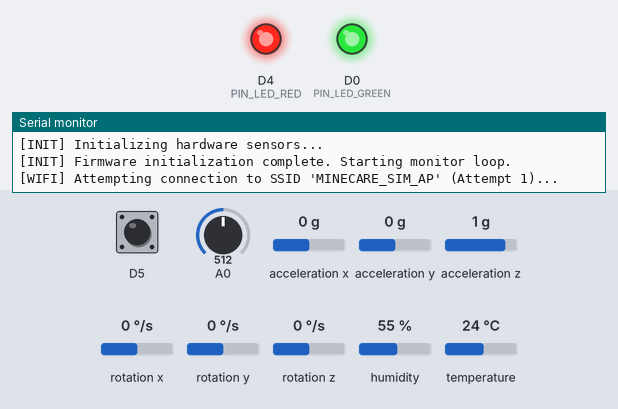
This program was run on a simulated ESP8266 (NodeMCU). Shown: output pins drawn as LEDs (lit = HIGH), the last lines printed to the serial monitor. Wiring (inferred from the names in the program): MPU-6050 motion sensor at I2C address 0x68. Dashed ring = blinking. The inputs (shaded band) are chosen by the test bench; at power-on: acceleration x 0 g, temperature 24 °C, D5 HIGH, A0 = 512, acceleration y 0 g, acceleration z 1 g, rotation x 0 °/s, rotation y 0 °/s, rotation z 0 °/s, humidity 55 %. WiFi joins after 1.5 s; servers stay silent unless stated; uploads are accepted with an empty reply; the local clock reads 2024-03-15 10:24:30 at power-on unless the program sets it.

Above: at 1.6 s.
1.7 s: acceleration x set to -1 g
4.1 s: acceleration x set to -1.3 g
At 5.17 s:
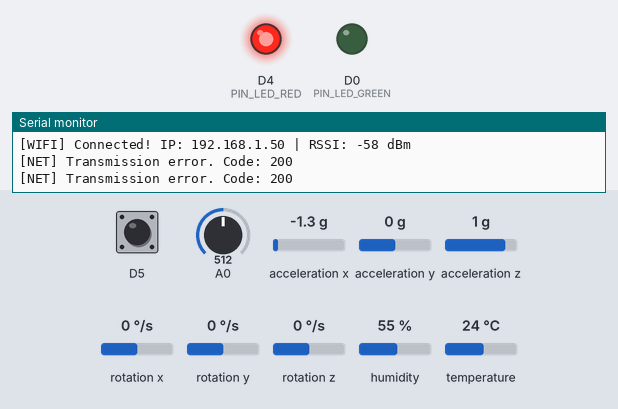
7.6 s: acceleration x set to -0.8 g
At 8.4 s:
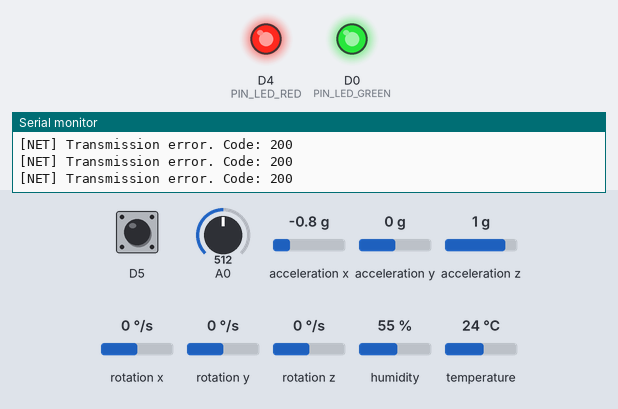
9.1 s: temperature set to 39.5 °C
11.7 s: temperature set to 40.4 °C
At 13.4 s:
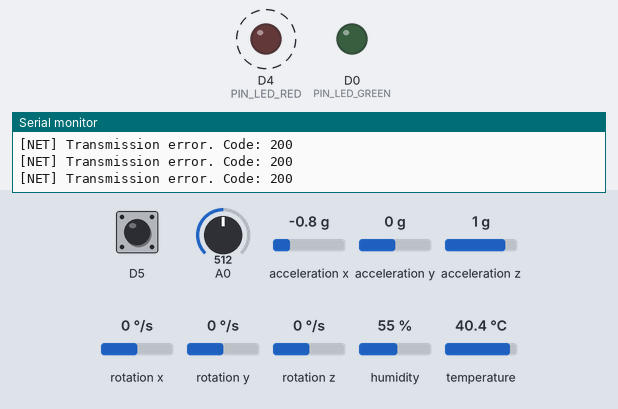
16.6 s: D5 pulled LOW for 0.15 s
Timing chart, 0 to 21.1 s (numbered marks = the images above; inputs shaded):
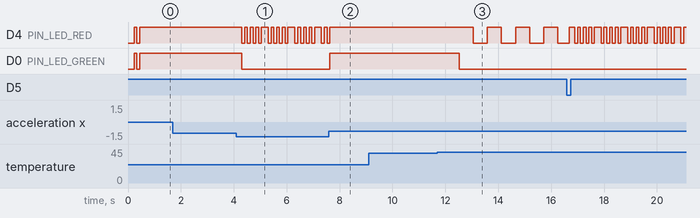

The program:

main.cpp
```cpp
#include <Arduino.h>
#include "config.h"
#include "types.h"
#include "SafetyLogic.h"
#include "TelemetryFormatter.h"
#include "BackoffStrategy.h"
#include "SensorManager.h"
#include "NetworkClient.h"
#include "TimeManager.h"

// =============================================================================
// GLOBAL SUBSYSTEM CONTROLLERS
// =============================================================================
static SensorManager sensorMgr;
static NetworkClient networkClient;
static TimeManager timeMgr;
static BackoffStrategy backoff(BACKOFF_BASE_MS, BACKOFF_MAX_MS);

// Timing state
static unsigned long lastSensorPollMs = 0;
static unsigned long lastTelemetryTransmitMs = 0;
static uint32_t currentTransmitDelayMs = TELEMETRY_INTERVAL_NOMINAL_MS;

// Actuator blink timers
static unsigned long lastBlinkMs = 0;
static bool blinkState = false;

// Cached safety state
static SafetyEvaluationResult currentSafety;

// =============================================================================
// ACTUATOR DRIVER
// =============================================================================
static void applyActuatorOutputs(const ActuatorState& outputs, SafetyStatus status) {
    unsigned long now = millis();

    switch (status) {
        case STATUS_DANGER:
            LED_GREEN_OFF();
            // Strobe Red LED (100ms ON / 100ms OFF)
            if (now - lastBlinkMs >= 100) {
                lastBlinkMs = now;
                blinkState = !blinkState;
                if (blinkState) {
                    LED_RED_ON();
                    BUZZER_ON();
                } else {
                    LED_RED_OFF();
                    BUZZER_OFF();
                }
            }
            break;

        case STATUS_WARNING:
            LED_GREEN_OFF();
            BUZZER_OFF();
            // Slow pulse Red LED (500ms ON / 500ms OFF)
            if (now - lastBlinkMs >= 500) {
                lastBlinkMs = now;
                blinkState = !blinkState;
                if (blinkState) LED_RED_ON();
                else LED_RED_OFF();
            }
            break;

        case STATUS_SENSOR_FAULT:
            LED_GREEN_OFF();
            BUZZER_OFF();
            // Rapid double blink Red LED (200ms)
            if (now - lastBlinkMs >= 200) {
                lastBlinkMs = now;
                blinkState = !blinkState;
                if (blinkState) LED_RED_ON();
                else LED_RED_OFF();
            }
            break;

        case STATUS_SAFE:
        default:
            LED_GREEN_ON();
            LED_RED_OFF();
            BUZZER_OFF();
            break;
    }
}

// =============================================================================
// SETUP
// =============================================================================
void setup() {
    Serial.begin(115200);
    delay(200);

    Serial.println();
    Serial.println("==================================================");
    Serial.println("   MINECARE SMART HELMET — ESP8266 FIRMWARE v1.0   ");
    Serial.println("   Continuous Subterranean Life-Safety System     ");
    Serial.println("==================================================");
    Serial.printf("[INIT] Helmet ID: %s\n", MINECARE_HELMET_ID);
    Serial.printf("[INIT] Backend:   %s\n", MINECARE_BACKEND_URL);
    Serial.printf("[INIT] Pinout: Green=D0(16), DHT=D2(4), Red=D4(2), SOS=D5(14)[PULLUP], I2C=D6/D7(12/13), MQ2=A0; Buzzer: NOT USED\n");
    Serial.println("[SECURITY] Credentials loaded from secure storage (redacted)");

    // Configure GPIOs (Buzzer is deactivated/not used; D5 is reserved strictly for SOS INPUT_PULLUP)
    pinMode(PIN_LED_GREEN, OUTPUT);
    pinMode(PIN_LED_RED, OUTPUT);

    // Initial safe states
    LED_GREEN_OFF();
    LED_RED_OFF();

    // Visual self-test diagnostic (150ms)
    LED_GREEN_ON();
    delay(100);
    LED_GREEN_OFF();
    LED_RED_ON();
    delay(100);
    LED_RED_OFF();

    // Initialize subsystems
    Serial.println("[INIT] Initializing hardware sensors...");
    bool sensorsOk = sensorMgr.begin();
    if (!sensorsOk) {
        Serial.println("[WARN] Sensor bus warning: MPU6050 did not respond on I2C. Operating in degraded mode.");
    }

    // Configure network
    networkClient.configure(
        MINECARE_BACKEND_URL,
        MINECARE_DEVICE_TOKEN,
        MINECARE_WIFI_SSID,
        MINECARE_WIFI_PASSWORD
    );

    // Initialize NTP
    timeMgr.begin();

#ifdef MINECARE_DEMO_BENCH_MODE
    Serial.println("[DEMO_MODE] !!! WARNING: FIRMWARE COMPILED IN DEMO BENCH TEST MODE !!!");
    Serial.println("[DEMO_MODE] Telemetry packets tagged as test-generated. Physical safety certified mode inactive.");
#endif

    Serial.println("[INIT] Firmware initialization complete. Starting monitor loop.");
}

// =============================================================================
// MAIN EXECUTION LOOP
// =============================================================================
void loop() {
    unsigned long now = millis();

    // 1. High-frequency sensor scan & local life-safety response (20 Hz)
    if (now - lastSensorPollMs >= SENSOR_SAMPLE_INTERVAL_MS || lastSensorPollMs == 0) {
        lastSensorPollMs = now;

        SensorReadings readings = sensorMgr.readAll();

#ifdef MINECARE_DEMO_BENCH_MODE
        static unsigned long lastDemoCycleMs = 0;
        static uint8_t demoState = 0;
        if (now - lastDemoCycleMs >= 15000) {
            lastDemoCycleMs = now;
            demoState = (demoState + 1) % 5;
        }
        if (demoState == 1) readings.rawGasValue = 920;      // Simulated High Gas (> 800)
        else if (demoState == 2) readings.temperature = 43.0f; // Simulated High Temp (> 40.0°C)
        else if (demoState == 3) { readings.totalAcceleration = 22.0f; readings.fallDetected = true; } // Simulated Fall (> 15 m/s²)
        else if (demoState == 4) readings.sosPressed = true; // Simulated SOS
#endif

        currentSafety = SafetyLogic::evaluate(readings);

        // Immediate autonomous actuator control (zero dependency on network latency)
        applyActuatorOutputs(currentSafety.outputs, currentSafety.status);
    }

    // 2. Ensure non-blocking Wi-Fi connectivity
    networkClient.ensureWifiConnected();

    // 3. Telemetry Ingestion Pipeline
    // Increase frequency during DANGER/SOS, otherwise use nominal interval
    uint32_t activeInterval = (currentSafety.status == STATUS_DANGER)
        ? TELEMETRY_INTERVAL_EMERGENCY_MS
        : currentTransmitDelayMs;

    if (now - lastTelemetryTransmitMs >= activeInterval || lastTelemetryTransmitMs == 0) {
        lastTelemetryTransmitMs = now;

        if (networkClient.isWifiReady()) {
            SensorReadings readings = sensorMgr.readAll();

            // Construct telemetry packet
            TelemetryPacket packet;
            uint32_t seq = timeMgr.getNextSequenceNumber();
            snprintf(packet.packetId, sizeof(packet.packetId), "PKT-%s-%lu", MINECARE_HELMET_ID, (unsigned long)seq);
            strncpy(packet.helmetId, MINECARE_HELMET_ID, sizeof(packet.helmetId) - 1);
            packet.helmetId[sizeof(packet.helmetId) - 1] = '\0';

            timeMgr.getIsoTimestamp(packet.timestamp, sizeof(packet.timestamp));
            packet.sequenceNumber = seq;
            packet.readings = readings;
            packet.batteryVolts = 4.10f; // Nominal LiPo battery voltage
            packet.rssi = networkClient.getRssi();

            // Format JSON payload
            char jsonBuffer[512];
            int written = TelemetryFormatter::formatJson(packet, jsonBuffer, sizeof(jsonBuffer));

            if (written > 0) {
                // Transmit authenticated packet
                HttpResponseResult res = networkClient.postTelemetry(jsonBuffer);

                // Update backoff strategy
                currentTransmitDelayMs = backoff.handleResponse(res, now);

                // If backend returned authoritative outputs and local state is NOT critical DANGER,
                // synchronize with surface control room
                if (res.hasServerActuators && currentSafety.status != STATUS_DANGER) {
                    currentSafety.outputs = res.serverActuators;
                }

                // Clear latched fall impact and latched SOS emergency upon successful backend acceptance (HTTP 201)
                if (res.success) {
                    sensorMgr.clearFallLatch();
                    sensorMgr.clearSosLatch();
                }
            }
        }
    }

    // Cooperative multitasking: yield to ESP8266 background Wi-Fi and TCP stack
    yield();
    delay(10);
}
```

BackoffStrategy.h
```cpp
#ifndef MINECARE_BACKOFF_STRATEGY_H
#define MINECARE_BACKOFF_STRATEGY_H

#include <stdint.h>
#include "types.h"

/**
 * Pure, bounded exponential backoff calculator with jitter and HTTP status handling.
 */
class BackoffStrategy {
private:
    uint32_t currentAttempt;
    uint32_t baseMs;
    uint32_t maxMs;

public:
    BackoffStrategy(uint32_t base = 1000, uint32_t max = 30000);

    /**
     * Calculates delay in milliseconds based on attempt count with pseudo-jitter.
     */
    static uint32_t computeDelayMs(uint32_t attempt, uint32_t base, uint32_t max, uint32_t seed);

    /**
     * Processes HTTP response result and determines next delay before retry.
     */
    uint32_t handleResponse(const HttpResponseResult& response, uint32_t seed = 0);

    /**
     * Resets backoff state after successful transmission.
     */
    void reset();

    /**
     * Returns current retry attempt counter.
     */
    uint32_t getAttemptCount() const { return currentAttempt; }
};

#endif // MINECARE_BACKOFF_STRATEGY_H
```

NetworkClient.h
```cpp
#ifndef MINECARE_NETWORK_CLIENT_H
#define MINECARE_NETWORK_CLIENT_H

#include "types.h"
#include <stddef.h>

/**
 * Robust HTTPS networking client for ESP8266.
 * Implements bounded timeouts, header authentication with X-Device-Token,
 * safe secret handling, and structured response parsing.
 */
class NetworkClient {
private:
    char backendUrl[128];
    char deviceToken[96];
    char wifiSsid[64];
    char wifiPassword[64];
    bool isConnected;
    unsigned long lastWifiAttemptMs;
    uint32_t wifiRetryCount;

public:
    NetworkClient();

    /**
     * Configures network endpoints and credentials.
     */
    void configure(const char* url, const char* token, const char* ssid, const char* password);

    /**
     * Initiates Wi-Fi connection with non-blocking check.
     */
    bool ensureWifiConnected();

    /**
     * Transmits serialized JSON telemetry packet to /api/v1/telemetry.
     * @param jsonPayload Serialized JSON string
     * @return Structured response status and server directives
     */
    HttpResponseResult postTelemetry(const char* jsonPayload);

    /**
     * Checks if Wi-Fi is currently connected with valid IP.
     */
    bool isWifiReady() const;

    /**
     * Returns current Wi-Fi RSSI (dBm).
     */
    int getRssi() const;
};

#endif // MINECARE_NETWORK_CLIENT_H
```

SafetyLogic.h
```cpp
#ifndef MINECARE_SAFETY_LOGIC_H
#define MINECARE_SAFETY_LOGIC_H

#include "types.h"

/**
 * Pure, deterministic safety evaluation logic.
 * Free from hardware I/O dependencies for unit-testing.
 */
class SafetyLogic {
public:
    /**
     * Computes vector magnitude of 3-axis acceleration: sqrt(ax^2 + ay^2 + az^2)
     */
    static float computeTotalAcceleration(float ax, float ay, float az);

    /**
     * Evaluates full sensor readings against prototype thresholds.
     * Enforces strict precedence: DANGER > WARNING > SENSOR_FAULT > SAFE.
     */
    static SafetyEvaluationResult evaluate(const SensorReadings& readings);

    /**
     * Returns human-readable name of the safety status.
     */
    static const char* getStatusName(SafetyStatus status);

    /**
     * Returns human-readable name of the primary trigger.
     */
    static const char* getTriggerName(HazardTrigger trigger);
};

#endif // MINECARE_SAFETY_LOGIC_H
```

SensorManager.h
```cpp
#ifndef MINECARE_SENSOR_MANAGER_H
#define MINECARE_SENSOR_MANAGER_H

#include "types.h"

/**
 * Sensor hardware acquisition layer with mock injection support.
 * Coordinates DHT22, MPU6050, MQ-2, and SOS button.
 */
class SensorManager {
private:
    bool mockMode;
    SensorReadings mockData;
    unsigned long lastDhtReadMs;
    float cachedTemp;
    float cachedHumidity;
    bool lastDhtSuccess;
    bool tempValid;
    bool humidityValid;
    bool mpuInitialized;

    // SOS button debouncing and persistent emergency latching
    int lastButtonReading;
    unsigned long lastDebounceTime;
    bool debouncedSosState;
    bool latchedSos; // Persistent SOS emergency latch (retained across network outages)

    // Fall impact latching
    bool latchedFall;

public:
    SensorManager();

    /**
     * Initializes physical sensor hardware interfaces (I2C, DHT, GPIOs).
     */
    bool begin();

    /**
     * Reads all sensors and populates the output struct.
     */
    SensorReadings readAll();

    /**
     * Enables or disables software mocking mode for testing without physical sensors.
     */
    void setMockMode(bool enable);

    /**
     * Injects synthetic sensor data for bench verification and automated tests.
     */
    void setMockData(const SensorReadings& data);

    /**
     * Clears latched fall impact.
     */
    void clearFallLatch() { latchedFall = false; }

    /**
     * Clears latched SOS emergency after successful backend acknowledgement (HTTP 201).
     */
    void clearSosLatch() { latchedSos = false; }

    /**
     * Returns true if SOS is currently latched.
     */
    bool isSosLatched() const { return latchedSos; }
};

#endif // MINECARE_SENSOR_MANAGER_H
```

TelemetryFormatter.h
```cpp
#ifndef MINECARE_TELEMETRY_FORMATTER_H
#define MINECARE_TELEMETRY_FORMATTER_H

#include "types.h"
#include <stddef.h>

/**
 * Pure JSON formatter for MineCare telemetry packets.
 * Matches backend TelemetryValidator specification strictly.
 */
class TelemetryFormatter {
public:
    /**
     * Formats TelemetryPacket into standard JSON string.
     * @param packet Input packet data
     * @param buffer Output buffer for formatted JSON
     * @param bufferSize Capacity of the output buffer
     * @return Number of characters written, or -1 on buffer overflow
     */
    static int formatJson(const TelemetryPacket& packet, char* buffer, size_t bufferSize);
};

#endif // MINECARE_TELEMETRY_FORMATTER_H
```

TimeManager.h
```cpp
#ifndef MINECARE_TIME_MANAGER_H
#define MINECARE_TIME_MANAGER_H

#include <stdint.h>
#include <stddef.h>
#include <stdbool.h>

/**
 * Time synchronization and sequence counter manager.
 * Manages NTP UTC synchronization and provides deterministic fallback
 * when network time synchronization is unavailable.
 */
class TimeManager {
private:
    uint32_t sequenceCounter;
    bool ntpInitialized;

public:
    TimeManager();

    /**
     * Initializes NTP time synchronization via SNTP servers.
     */
    void begin();

    /**
     * Checks if current time is synchronized with an authoritative NTP server.
     */
    bool isTimeSynchronized() const;

    /**
     * Formats current UTC timestamp into ISO-8601 string (e.g. "2026-10-09T06:30:00.000Z").
     * If NTP is unsynchronized, writes empty string so the backend TelemetryValidator
     * provides the authoritative server timestamp, or writes monotonic uptime representation.
     */
    void getIsoTimestamp(char* buffer, size_t bufferSize) const;

    /**
     * Returns monotonically incremented packet sequence number.
     */
    uint32_t getNextSequenceNumber();

    /**
     * Returns current sequence number without incrementing.
     */
    uint32_t getCurrentSequenceNumber() const { return sequenceCounter; }
};

#endif // MINECARE_TIME_MANAGER_H
```

types.h
```cpp
#ifndef MINECARE_TYPES_H
#define MINECARE_TYPES_H

#include <stdint.h>
#include <stdbool.h>

/**
 * MineCare Firmware Domain Types
 */

enum SafetyStatus {
    STATUS_SAFE = 0,
    STATUS_WARNING = 1,
    STATUS_DANGER = 2,
    STATUS_SENSOR_FAULT = 3
};

enum HazardTrigger {
    TRIGGER_NOMINAL = 0,
    TRIGGER_SOS = 1,
    TRIGGER_FALL = 2,
    TRIGGER_HIGH_GAS = 3,
    TRIGGER_HIGH_TEMP = 4,
    TRIGGER_MULTIPLE = 5,
    TRIGGER_SENSOR_FAULT = 6
};

struct SensorReadings {
    float temperature;         // Ambient temperature (°C)
    float humidity;            // Relative humidity (%)
    uint16_t rawGasValue;      // Raw analog ADC reading (0-1023 counts)
    float accelX;              // X-axis acceleration (m/s²)
    float accelY;              // Y-axis acceleration (m/s²)
    float accelZ;              // Z-axis acceleration (m/s²)
    float totalAcceleration;   // Vector magnitude sqrt(x²+y²+z²) (m/s²)
    float gyroX;               // X-axis angular velocity (deg/s)
    float gyroY;               // Y-axis angular velocity (deg/s)
    float gyroZ;               // Z-axis angular velocity (deg/s)
    bool sosPressed;           // Momentary emergency button state
    bool fallDetected;         // Instantaneous or latched fall impact
    bool dhtValid;             // DHT22 composite communication integrity (tempValid && humidityValid)
    bool tempValid;            // Explicit DHT22 temperature reading integrity
    bool humidityValid;        // Explicit DHT22 humidity reading integrity
    bool mpuValid;             // MPU6050 communication integrity
};

struct ActuatorState {
    bool greenLed;
    bool redLed;
    bool buzzer;
};

struct SafetyEvaluationResult {
    SafetyStatus status;
    HazardTrigger primaryTrigger;
    bool fallDetected;
    bool sosPressed;
    ActuatorState outputs;
};

struct TelemetryPacket {
    char packetId[64];
    char helmetId[32];
    char timestamp[32];        // ISO-8601 UTC string (e.g. "2026-10-09T06:30:00.000Z")
    uint32_t sequenceNumber;
    SensorReadings readings;
    float batteryVolts;
    int rssi;
};

struct HttpResponseResult {
    int httpCode;
    bool success;
    int retryAfterSeconds;
    bool isAuthError;
    bool isRateLimited;
    bool isServerError;
    bool hasServerActuators;
    ActuatorState serverActuators;
};

#endif // MINECARE_TYPES_H
```

Source omitted: BackoffStrategy.cpp (2243 bytes), NetworkClient.cpp (6038 bytes), SafetyLogic.cpp (3452 bytes), SensorManager.cpp (8599 bytes), TelemetryFormatter.cpp (1905 bytes), TimeManager.cpp (1480 bytes), config.h (5708 bytes)

Measured:
- the behaviour switches between -1.1 and -1.2 g on acceleration x (found by bisection; images 0 and 1)
- the behaviour switches between 40 and 40.1 °C on temperature (found by bisection; images 2 and 3)
- after the input at 4.1 s, D4 (PIN_LED_RED): HIGH → LOW after 0.20 s, then repeats every 1.0 s: 3 × (HIGH 0.11 s, LOW 0.11 s), HIGH 0.26 s, LOW 0.11 s; D0 (PIN_LED_GREEN): HIGH → LOW after 0.20 s
- after the input at 7.6 s, D4 (PIN_LED_RED): goes on until 7.6 s, then stays HIGH; D0 (PIN_LED_GREEN): LOW → HIGH at once
- after the input at 9.1 s, every drawn part: stays the same
- after the input at 11.7 s, D4 (PIN_LED_RED): alternates HIGH for 0.53 s and LOW for 0.53 s, starting after 1.4 s; D0 (PIN_LED_GREEN): HIGH → LOW after 0.83 s
